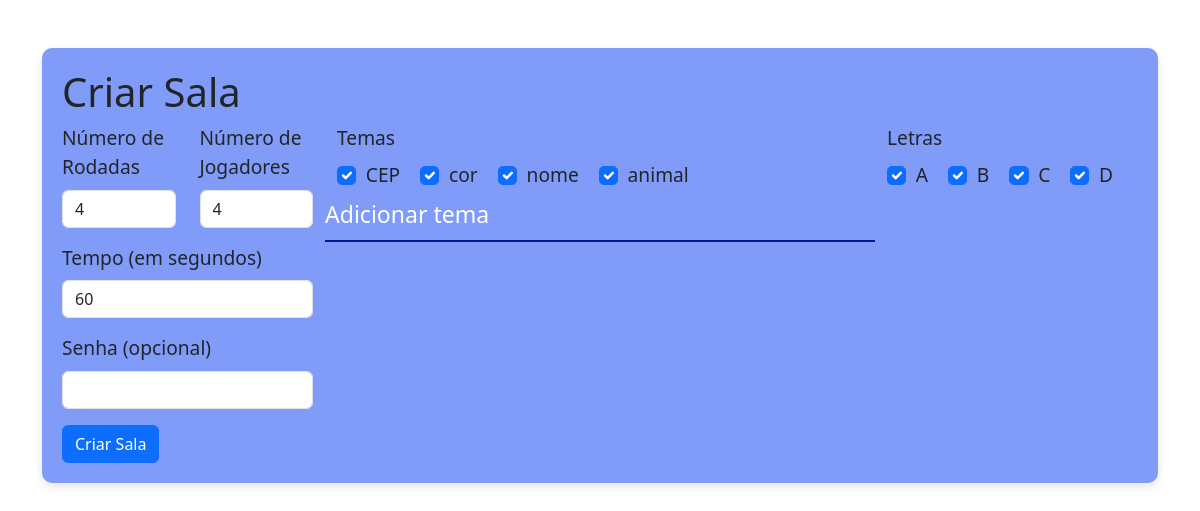
/criar_sala, run on the app's committed database.
### app.py (models this page shows, shortened)
class Tema(db.Model):
    id = db.Column(db.Integer, primary_key=True)
    nome = db.Column(db.String(50), nullable=False)

class Letras(db.Model):
    id = db.Column(db.Integer, primary_key=True)
    letra = db.Column(db.String(1), nullable=False)

### app.py (the view, shortened to what this page needs)
@app.route('/criar_sala', methods=['GET', 'POST'])
def criar_sala():
    letras = Letras.query.all()
    temas = Tema.query.all()
    numero_jogadores = [4, 5, 6, 7, 8, 9, 10, 11, 12, 13, 14, 20, 50]
    numero_rodadas = [4, 5, 6, 7, 8, 9, 10, 11, 12, 13, 14, 15, 16, 17, 18]
    tempo = [60, 120, 180]
    return render_template('criar_sala.html', letras=letras, temas=temas , numero_jogadores=numero_jogadores, numero_rodadas=numero_rodadas, tempo=tempo)

### templates/criar_sala.html
{% extends "base.html" %}
{% block content %}
<h1>Criar Sala</h1>
<div class="">
    <form method="POST" action="/criar_sala">
        <div class="row">
            <div class="col-md-3 col-lg-3">
                <div class="row">
                    <div class="col-md-6 col-lg-6">
                        <div class="mb-3">
                            <label for="numero_rodadas" class="form-label">Número de Rodadas</label>
                            <select class="form-control" id="numero_rodadas" name="numero_rodadas">
                                {% for rodada in numero_rodadas %}
                                <option value="{{ rodada }}">{{ rodada }}</option>
                                {% endfor %}
                            </select>
                        </div>
                    </div>
                    <div class="col-md-6 col-lg-6">
                        <div class="mb-3">
                            <label for="numero_jogadores" class="form-label">Número de Jogadores</label>
                            <select class="form-control" id="numero_jogadores" name="numero_jogadores">
                                {% for jogador in numero_jogadores %}
                                <option value="{{ jogador }}">{{ jogador }}</option>
                                {% endfor %}
                            </select>
                        </div>
                    </div>
                </div>
                <div class="row">
                    <div class="mb-3">
                        <label for="tempo" class="form-label">Tempo (em segundos)</label>
                        <select class="form-control" id="tempo" name="tempo">
                            {% for t in tempo %}
                            <option value="{{ t }}">{{ t }}</option>
                            {% endfor %}
                        </select>
                    </div>
                </div>
                <div class="row">
                    <div class="mb-3">
                        <label for="senha" class="form-label">Senha (opcional)</label>
                        <input type="password" class="form-control" id="senha" name="senha">
                    </div>
                </div>
            </div>
            <div class="col-md-6 col-lg-6">
                <div class="row">
                    <label class="form-label d-block">Temas</label>
                    <div class="d-flex flex-wrap gap-1">
                        {% for tema in temas %}
                        <div class="form-check form-check-inline">
                            <input class="form-check-input" checked="checked" type="checkbox" name="temas[]" id="tema_{{ tema.id }}"
                                value="{{ tema.id }}">
                            <label class="form-check-label" for="tema_{{ tema.id }}">
                                {{ tema.nome }}
                            </label>
                        </div>
                        {% endfor %}
                    </div>
                </div>
                <div class="row">
                    <input type="text" class="input-text mb-3" placeholder="Adicionar tema" name="nome_sala"
                        >
                </div>
            </div>
            <div class="col-md-3 col-lg-3">
                    <label class="form-label d-block">Letras</label>
                    <div class="d-flex flex-wrap gap-1">
                        {% for letra in letras %}
                        <div class="form-check form-check-inline">
                            <input class="form-check-input" checked="checked" type="checkbox" name="letras[]" id="letra_{{ letra.id }}"
                                value="{{ letra.id }}">
                            <label class="form-check-label" for="letra_{{ letra.id }}">
                                {{ letra.letra }}
                            </label>
                        </div>
                        {% endfor %}
                    </div>
            </div>
        </div>
        <button type="submit" class="btn btn-primary">Criar Sala</button>
    </form>
</div>
{% endblock %}

### static/style.css (style rules this page uses)
.input-text { border: #819cf8; background-color:#819cf8; border-bottom: 2px solid #09138d; padding: 10px 10px 10px 0px; width: 100%; outline: none; box-shadow: none; background: none; }
.input-text::placeholder { color: #ffffff; font-size:larger }

### data on the page
Tema: nome "CEP"
Tema: nome "cor"
Tema: nome "nome"
Tema: nome "animal"
Letras: letra "A"
Letras: letra "B"
Letras: letra "C"
Letras: letra "D"

### other printed values
form field numero_rodadas "4"
form field numero_jogadores "4"
form field tempo "60"
